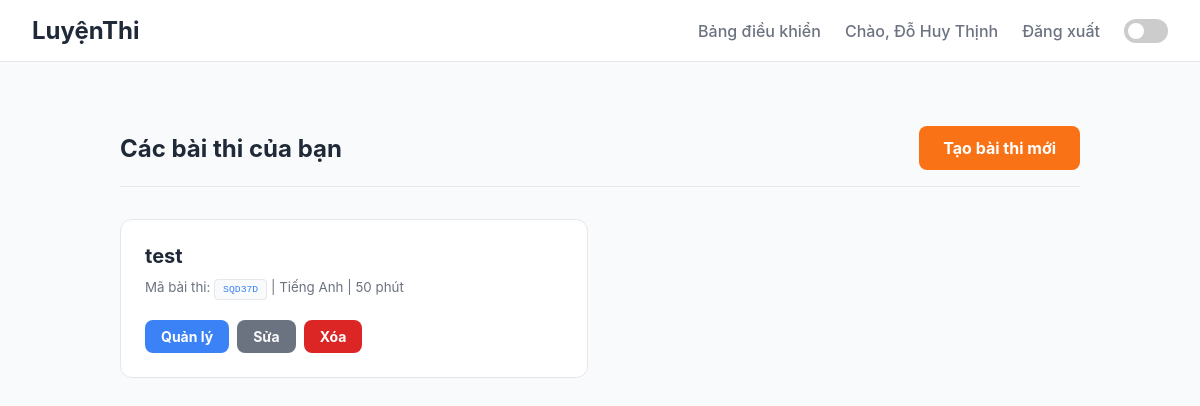
Page /dashboard/ (signed in) on the committed database.
### quizapp/models.py (models this page shows, shortened)
class User(AbstractUser):
    class Role(models.TextChoices):
        STUDENT = 'STUDENT', 'Học sinh'
        TEACHER = 'TEACHER', 'Giáo viên'
    first_name = models.CharField(_("Họ và Tên"), max_length=150, blank=False)
    last_name = models.CharField(_("last name"), max_length=150, blank=True, editable=False)
    email = models.EmailField(_("email address"), unique=True)
    role = models.CharField(max_length=50, choices=Role.choices, default=Role.STUDENT)
    school = models.CharField(max_length=255, blank=True, verbose_name="Trường")
    school_class = models.CharField(max_length=50, blank=True, verbose_name="Lớp")
    date_of_birth = models.DateField(null=True, blank=True, verbose_name="Ngày Sinh")
    phone_number = models.CharField(max_length=15, blank=True, verbose_name="Số điện thoại")

class Exam(models.Model):
    class SubjectType(models.TextChoices):
        MATH = 'MATH', 'Toán'
        PHYSICS = 'PHYSICS', 'Vật lý'
        CHEMISTRY = 'CHEMISTRY', 'Hóa học'
        BIOLOGY = 'BIOLOGY', 'Sinh học'
        HISTORY = 'HISTORY', 'Lịch sử'
        GEOGRAPHY = 'GEOGRAPHY', 'Địa lí'
        CIVIC_EDUCATION = 'CIVIC_EDUCATION', 'Giáo dục công dân'
        ENGLISH = 'ENGLISH', 'Tiếng Anh'
        TSA = 'TSA', 'Đánh giá tư duy (TSA)'
        OTHER = 'OTHER', 'Môn khác'
    class Visibility(models.TextChoices):
        PUBLIC = 'PUBLIC', 'Công khai'
        PRIVATE = 'PRIVATE', 'Riêng tư (yêu cầu mã)'
    title = models.CharField(max_length=255, verbose_name="Tiêu đề kỳ thi")
    visibility = models.CharField(
        max_length=10,
        choices=Visibility.choices,
        default=Visibility.PUBLIC,
        verbose_name="Chế độ hiển thị"
    )
    description = models.TextField(blank=True, null=True, verbose_name="Mô tả")
    owner = models.ForeignKey(settings.AUTH_USER_MODEL, on_delete=models.CASCADE, related_name='exams')
    subject = models.CharField(max_length=20, choices=SubjectType.choices, default=SubjectType.OTHER, verbose_name="Môn học (cho cấu trúc chuẩn)")
    duration_minutes = models.PositiveIntegerField(default=50, verbose_name="Thời gian làm bài (phút)")
    is_custom = models.BooleanField(default=False, verbose_name="Cấu trúc tùy chỉnh")
    code = models.CharField(max_length=8, unique=True, blank=True, default=generate_exam_code, verbose_name="Mã bài thi")
    created_at = models.DateTimeField(auto_now_add=True)
    updated_at = models.DateTimeField(auto_now=True)
    class Meta: ordering = ['-created_at']

### quizapp/views.py (the view)
# urls.py: path('dashboard/', views.teacher_dashboard, name='teacher_dashboard'),
@login_required(login_url='login')
@user_passes_test(is_teacher)
def teacher_dashboard(request):
    exams = Exam.objects.filter(owner=request.user).order_by('-created_at')
    return render(request, 'dashboard/teacher_dashboard.html', {'exams': exams})

### quizapp/views.py (called while the page is built)
def is_teacher(user):
    return user.is_authenticated and user.role == 'TEACHER'

### quizapp/templates/dashboard/teacher_dashboard.html (shortened to what this page needs)
{% extends "base.html" %}
{% block content %}
<div class="dashboard-header">
    <h2>Các bài thi của bạn</h2>
    <a href="{% url 'exam_create' %}" class="btn btn-cta">Tạo bài thi mới</a>
</div>
<div class="exam-list">
    {% for exam in exams %}
        <div class="exam-item">
            <div class="exam-info">
                <h3>{{ exam.title }}</h3>
                <small>
                    Mã bài thi: <span class="exam-code">{{ exam.code }}</span> |
                    {{ exam.get_subject_display }} | {{ exam.duration_minutes }} phút
                </small>
            </div>
            <div class="exam-actions">
                <a href="{% url 'exam_detail_teacher' pk=exam.pk %}" class="btn btn-primary">Quản lý</a>
                <a href="{% url 'exam_update' pk=exam.pk %}" class="btn" style="background-color: var(--text-secondary); color: var(--bg-primary);">Sửa</a>
                <a href="{% url 'exam_delete' pk=exam.pk %}" class="btn" style="background-color: var(--error); color: white;">Xóa</a>
            </div>
        </div>
    {% empty %}
        <p>Bạn chưa tạo bài thi nào. Hãy bắt đầu ngay!</p>
    {% endfor %}
</div>
{% endblock %}

### quizapp/templates/base.html (shortened to what this page needs)
<!DOCTYPE html>
<html lang="vi">
<head>
</head>
<body>
    <nav>
        <div class="logo">
            <a href="{% url 'home' %}">LuyệnThi</a>
        </div>
        <div class="nav-links">
            {% if user.is_authenticated %}
            {% if user.role == 'TEACHER' %}
            <a href="{% url 'teacher_dashboard' %}">Bảng điều khiển</a>
            {% elif user.role == 'STUDENT' %}
            <a href="{% url 'student_exam_list' %}">Danh sách bài thi</a>
            <a href="{% url 'student_result_history' %}">Lịch sử</a>
            {% endif %}
            <span>Chào, {{ user.first_name|default:user.username }}</span>
            <form action="{% url 'logout' %}" method="post" style="display: inline;">
                <button type="submit"
                    style="background:none; border:none; color:var(--text-secondary); cursor:pointer; font-weight:500; font-family:var(--font-sans); font-size:1rem;">Đăng
                    xuất</button>
            </form>
            {% else %}
            <a href="{% url 'login' %}">Đăng nhập</a>
            <a href="{% url 'register' %}" class="button">Đăng ký</a>
            {% endif %}
            <div class="theme-switch-wrapper">
                <label class="theme-switch" for="checkbox">
                    <div class="slider round"></div>
                </label>
            </div>
        </div>
    </nav>
    <main class="main-content">
        {% block content %}{% endblock %}
    </main>
</body>
</html>

### quizapp/templates/base.html (style rules this page uses)
:root { --font-sans: -apple-system, BlinkMacSystemFont, "Segoe UI", Roboto, "Helvetica Neue", Arial, sans-serif; --bg-primary: #F9FAFB; --bg-surface: #FFFFFF; --text-primary: #1F2937; --text-secondary: #6B7280; --accent: #3B82F6; --cta: #F97316; --border: #E5E7EB; --error: #DC2626; --success: #10B981; }
* { box-sizing: border-box; margin: 0; padding: 0; }
body { font-family: var(--font-sans); background-color: var(--bg-primary); color: var(--text-primary); transition: background-color 0.3s, color 0.3s; }
nav { background-color: var(--bg-surface); padding: 1rem 2rem; display: flex; justify-content: space-between; align-items: center; border-bottom: 1px solid var(--border); position: sticky; top: 0; z-index: 100; }
nav .logo a { color: var(--text-primary); text-decoration: none; font-weight: bold; font-size: 1.5rem; }
nav .nav-links { display: flex; align-items: center; gap: 1.5rem; }
nav .nav-links a, nav .nav-links span { color: var(--text-secondary); text-decoration: none; font-weight: 500; transition: color 0.2s; }
.main-content { max-width: 1024px; margin: 2rem auto; padding: 2rem; }
.btn { display: inline-block; padding: 0.75rem 1.5rem; border: none; border-radius: 0.5rem; font-weight: bold; cursor: pointer; text-decoration: none; text-align: center; transition: transform 0.2s, opacity 0.2s; }
.btn-primary { background-color: var(--accent); color: white; }
.btn-cta { background-color: var(--cta); color: white; }
.theme-switch-wrapper { display: flex; align-items: center; }
.theme-switch { display: inline-block; height: 24px; position: relative; width: 44px; }
.slider { background-color: #ccc; bottom: 0; cursor: pointer; left: 0; position: absolute; right: 0; top: 0; transition: .4s; border-radius: 24px; }
.slider:before { background-color: #fff; bottom: 4px; content: ""; height: 16px; left: 4px; position: absolute; transition: .4s; width: 16px; border-radius: 50%; }

### quizapp/templates/dashboard/teacher_dashboard.html (style rules this page uses)
.dashboard-header { display: flex; justify-content: space-between; align-items: center; margin-bottom: 2rem; padding-bottom: 1rem; border-bottom: 1px solid var(--border); }
.exam-list { list-style: none; padding: 0; display: grid; grid-template-columns: repeat(auto-fill, minmax(320px, 1fr)); gap: 1.5rem; }
.exam-item { background: var(--bg-surface); border: 1px solid var(--border); padding: 1.5rem; border-radius: 0.75rem; display: flex; flex-direction: column; justify-content: space-between; transition: transform 0.2s, box-shadow 0.2s; }
.exam-info h3 { margin: 0 0 0.5rem 0; font-size: 1.25em; color: var(--text-primary); }
.exam-info small { color: var(--text-secondary); }
.exam-actions { margin-top: 1.5rem; display: flex; gap: 0.5rem; }
.exam-actions a { font-size: 0.875rem; padding: 0.5rem 1rem; border-radius: 0.5rem; }
.exam-code { font-family: monospace; font-size: 0.9em; background-color: var(--bg-primary); padding: 0.25rem 0.5rem; border-radius: 0.25rem; border: 1px solid var(--border); color: var(--accent); }

### rows in the picture
User: first_name "Đỗ Huy Thịnh"
Exam: title "test", code "SQD37D", subject "Tiếng Anh", duration_minutes "50"
